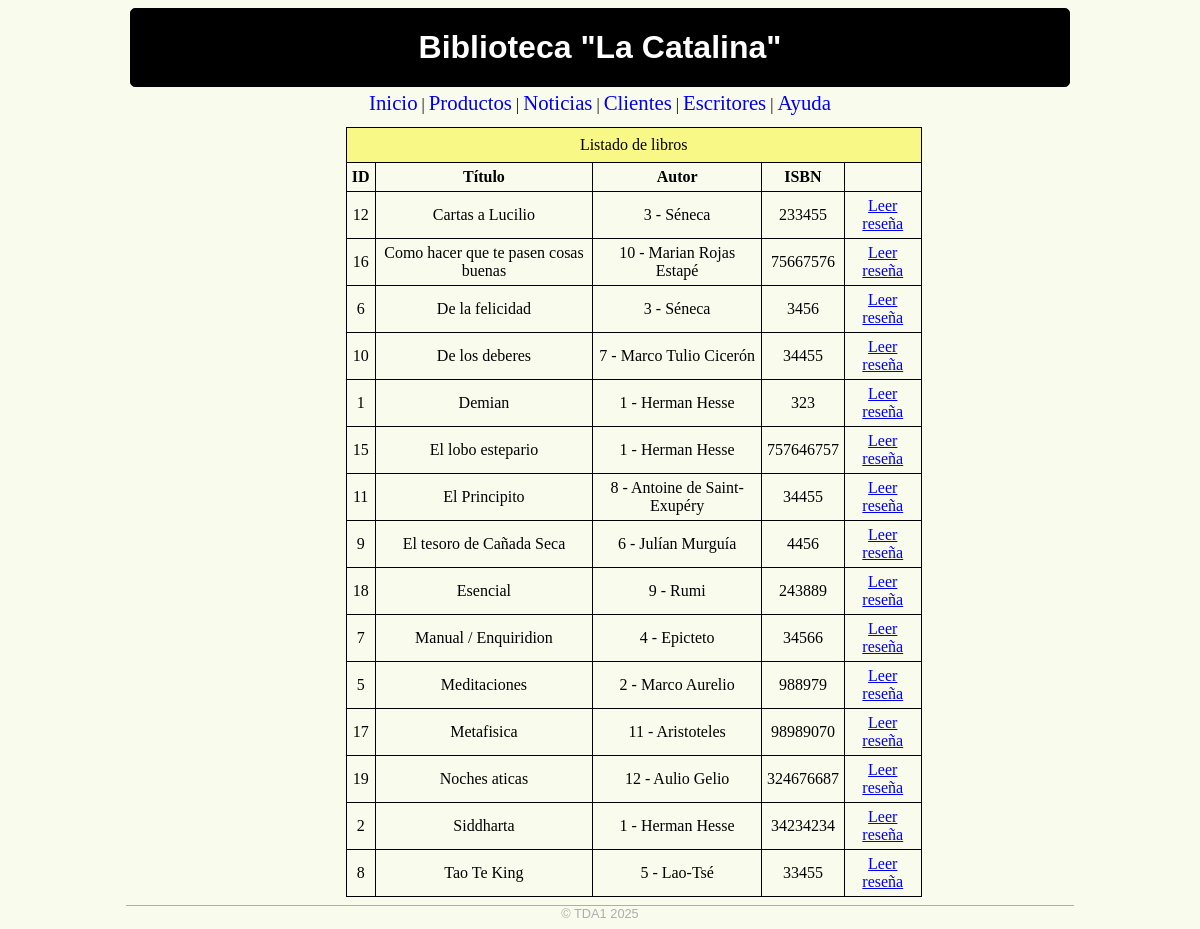
/libros/libros-listar.php, run on the app's committed database.
### tables this page shows
CREATE TABLE `libros` (
  `libid` int(11) NOT NULL,
  `libnom` varchar(100) NOT NULL,
  `libautor` int(11) NOT NULL,
  `libisbn` int(13) NOT NULL
);

CREATE TABLE `autores` (
  `autid` int(11) NOT NULL,
  `autnom` varchar(100) NOT NULL,
  `autdob` date DEFAULT NULL
);

### libros/libros-listar.php (the view, shortened to what this page needs)
<?php
require('./db.php');
?>
<html>
<head>
<link href='./estilo-diagramacion.css' rel='stylesheet' type='text/css'>
</head>
<body>
<div class='contenedor'>
	<header>
	<a href='/'>Biblioteca "La Catalina"</a>
	</header>
	<nav>
	<a href='#'>Inicio</a> |
	<a href='#'>Productos</a> |
	<a href='#'>Noticias</a> |
	<a href='#'>Clientes</a> |
	<a href='#'>Escritores</a> |
	<a href='#'>Ayuda</a>
	</nav>
	<section>
	</section>
<article>
<table class='tablita'>
<caption>Listado de libros</caption>
<tr>
	<th>ID</th>
	<th>T&iacute;tulo</th>
	<th>Autor</th>
	<th>ISBN</th>
	<th></th>
</tr>
<?php
$sql = "SELECT * FROM libros ";
$sql .= "INNER JOIN autores ON libros.libautor = autores.autid ";
$sql .= "ORDER BY libnom";
$result = mysqli_query($conn, $sql);
while($row = mysqli_fetch_array($result, MYSQLI_ASSOC)){
	echo "<tr>\n";
	echo "<td>".$row['libid']."</td>\n";
	echo "<td>".$row['libnom']."</td>\n";
	echo "<td>".$row['autid']." - ".$row['autnom']."</td>\n";
	echo "<td>".$row['libisbn']."</td>\n";
	echo "<td><a href='./libros-ver-resenia.php?libid=".$row['libid']."'>Leer rese&ntilde;a</td>\n";
	echo "</tr>\n";
}
?>
</table>
</article>
<footer>
	&copy; TDA1 2025
</footer>
</div>
</body>
</html>

### libros/estilo-diagramacion.css (style rules this page uses)
body { background: #f9fbec; }
.contenedor { width: 80%; min-width: 600px; margin: 0 auto; }
header { border: 1px solid #000000; border-radius: 5px; font-family: Arial, Helvetica, sans-serif; margin: 4px; text-align: center; padding: 20px; background: #000000 url('./images/gloomy-stripes-dark-background-tile.jpg'); }
header a { color: #ffffff; text-decoration: none; font-size: 200%; font-weight: bold; }
nav { text-align: center; margin: 4px; }
nav a { text-decoration: none; font-size: 130%; }
section { width: 18%; border:#eb2cc5; margin: 4px 0 4px 4px; padding: 4px; float: left; }
article { width: 76%; border:#1723d0; float: right; margin: 4px 4px 4px 0; padding: 4px; }
footer { clear:both; text-align: center; font-family: Arial, Helvetica, sans-serif; font-size: 80%; color: #afadad; border-top: 1px solid #afadad; }
.tablita { border: 1px solid #000000; border-collapse: collapse; width: 80%; }
.tablita td, .tablita th { border: 1px solid #000000; padding: 5px; text-align: center; }
.tablita caption { border: 1px solid #000000; border-bottom: 0; padding: 8px; background: #f8f887; }

### data on the page
libros: libid "12", libnom "Cartas a Lucilio", libautor.autid "3", libautor.autnom "Séneca", libisbn "233455"
libros: libid "16", libnom "Como hacer que te pasen cosas buenas", libautor.autid "10", libautor.autnom "Marian Rojas Estapé", libisbn "75667576"
libros: libid "6", libnom "De la felicidad", libautor.autid "3", libautor.autnom "Séneca", libisbn "3456"
libros: libid "10", libnom "De los deberes", libautor.autid "7", libautor.autnom "Marco Tulio Cicerón", libisbn "34455"
libros: libid "1", libnom "Demian", libautor.autid "1", libautor.autnom "Herman Hesse", libisbn "323"
libros: libid "15", libnom "El lobo estepario", libautor.autid "1", libautor.autnom "Herman Hesse", libisbn "757646757"
libros: libid "11", libnom "El Principito", libautor.autid "8", libautor.autnom "Antoine de Saint-Exupéry", libisbn "34455"
libros: libid "9", libnom "El tesoro de Cañada Seca", libautor.autid "6", libautor.autnom "Julían Murguía", libisbn "4456"
libros: libid "18", libnom "Esencial", libautor.autid "9", libautor.autnom "Rumi", libisbn "243889"
libros: libid "7", libnom "Manual / Enquiridion", libautor.autid "4", libautor.autnom "Epicteto", libisbn "34566"
libros: libid "5", libnom "Meditaciones", libautor.autid "2", libautor.autnom "Marco Aurelio", libisbn "988979"
libros: libid "17", libnom "Metafisica", libautor.autid "11", libautor.autnom "Aristoteles", libisbn "98989070"
libros: libid "19", libnom "Noches aticas", libautor.autid "12", libautor.autnom "Aulio Gelio", libisbn "324676687"
libros: libid "2", libnom "Siddharta", libautor.autid "1", libautor.autnom "Herman Hesse", libisbn "34234234"
libros: libid "8", libnom "Tao Te King", libautor.autid "5", libautor.autnom "Lao-Tsé", libisbn "33455"
